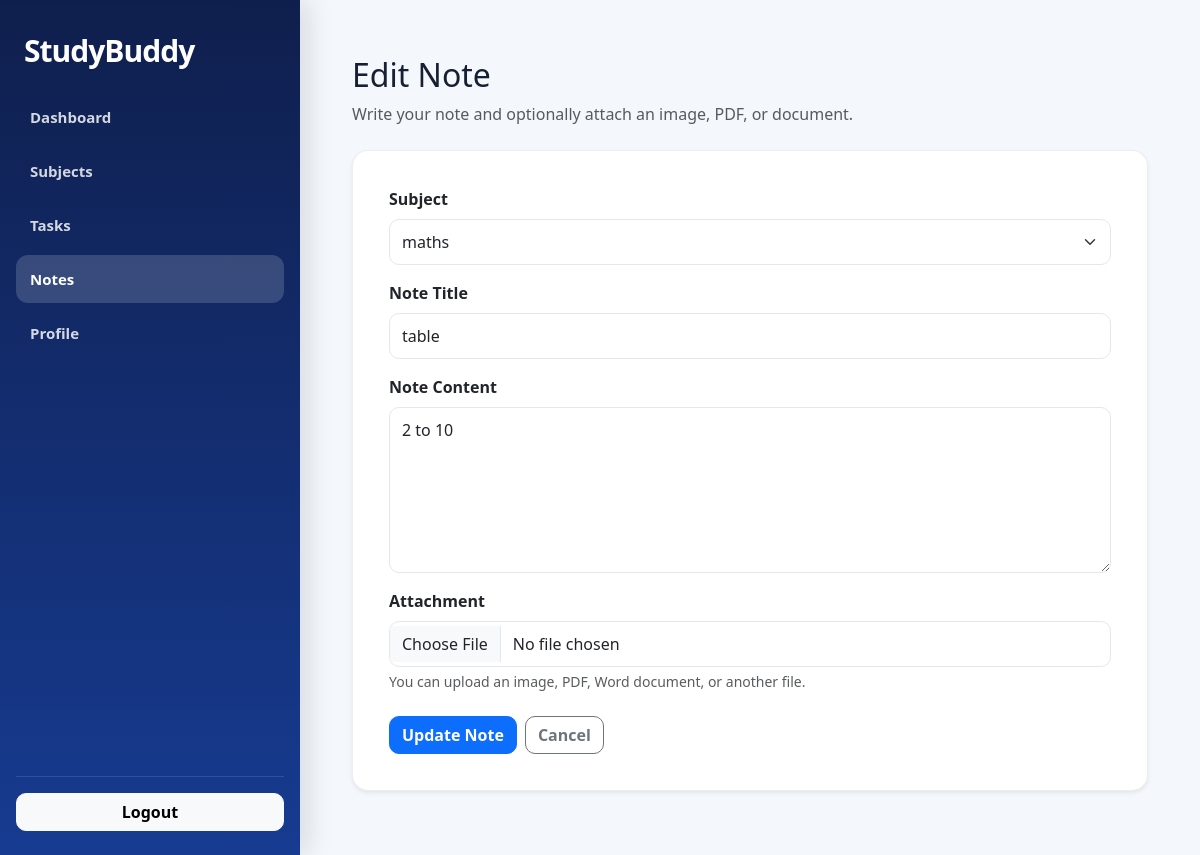
Page /notes/2/edit/ (signed in) on the committed database.
### tasks/models.py (models this page shows, shortened)
class Note(models.Model):
    user = models.ForeignKey(
        settings.AUTH_USER_MODEL,
        on_delete=models.CASCADE,
        related_name='notes'
    )
    subject = models.ForeignKey(
        'Subject',
        on_delete=models.SET_NULL,
        related_name='notes',
        null=True,
        blank=True
    )
    title = models.CharField(
        max_length=200
    )
    content = models.TextField()
    attachment = models.FileField(
        upload_to='notes/',
        blank=True,
        null=True
    )
    created_at = models.DateTimeField(
        auto_now_add=True
    )
    updated_at = models.DateTimeField(
        auto_now=True
    )
    class Meta:
        ordering = ['-updated_at']

### tasks/views.py (the view)
@login_required
def note_update(request, pk):
    note = get_object_or_404(
        Note,
        pk=pk,
        user=request.user
    )
    if request.method == 'POST':
        form = NoteForm(
            request.POST,
            request.FILES,
            instance=note,
            user=request.user
        )
        if form.is_valid():
            form.save()
            messages.success(
                request,
                'Note updated successfully.'
            )
            return redirect(
                'note_detail',
                pk=note.pk
            )
    else:
        form = NoteForm(
            instance=note,
            user=request.user
        )
    return render(
        request,
        'notes/note_form.html',
        {
            'form': form,
            'note': note
        }
    )

### tasks/models.py (called while the page is built)
    def __str__(self):
        return self.name

### templates/notes/note_form.html (shortened to what this page needs)
{% extends 'base.html' %}
{% block content %}
<div class="container py-4">
    <div class="mb-4">
        <h2>
            {% if form.instance.pk %}
                Edit Note
            {% else %}
                Add Note
            {% endif %}
        </h2>
        <p class="text-muted">
            Write your note and optionally attach an image, PDF, or document.
        </p>
    </div>
    <div class="card shadow-sm">
        <div class="card-body">
            <form
                method="POST"
                enctype="multipart/form-data"
            >
                <div class="mb-3">
                    <label class="form-label">
                        Subject
                    </label>
                    {{ form.subject }}
                </div>
                <div class="mb-3">
                    <label class="form-label">
                        Note Title
                    </label>
                    {{ form.title }}
                </div>
                <div class="mb-3">
                    <label class="form-label">
                        Note Content
                    </label>
                    {{ form.content }}
                </div>
                <div class="mb-4">
                    <label class="form-label">
                        Attachment
                    </label>
                    {{ form.attachment }}
                    <div class="form-text">
                        You can upload an image, PDF, Word document,
                        or another file.
                    </div>
                </div>
                <div class="d-flex gap-2">
                    <button
                        type="submit"
                        class="btn btn-primary"
                    >
                        {% if form.instance.pk %}
                            Update Note
                        {% else %}
                            Save Note
                        {% endif %}
                    </button>
                    <a
                        href="{% url 'notes' %}"
                        class="btn btn-outline-secondary"
                    >
                        Cancel
                    </a>
                </div>
            </form>
        </div>
    </div>
</div>
{% endblock %}

### templates/base.html (style rules this page uses)
:root { --primary: #2563eb; --primary-dark: #1d4ed8; --background: #f4f7fb; --white: #ffffff; --text: #172033; --muted: #64748b; --border: #e2e8f0; --sidebar-width: 300px; --radius: 16px; --shadow: 0 10px 30px rgba(15, 23, 42, 0.08); }
* { box-sizing: border-box; }
html, body { width: 100%; min-height: 100%; margin: 0; padding: 0; overflow-x: hidden; }
body { font-family: "Segoe UI", Arial, sans-serif; background: var(--background); color: var(--text); }
a { text-decoration: none; }
.card { width: 100%; background: var(--white); border: 1px solid rgba(148, 163, 184, 0.18); border-radius: var(--radius); box-shadow: var(--shadow); padding: 20px; overflow-wrap: anywhere; }
.btn { border-radius: 10px; font-weight: 600; }
.form-control, .form-select, textarea { width: 100%; max-width: 100%; border: 1px solid var(--border); border-radius: 10px; padding: 10px 12px; }
.form-label { font-weight: 600; }

### rows in the picture
Note: subject "maths", title "table", content "2 to 10"
